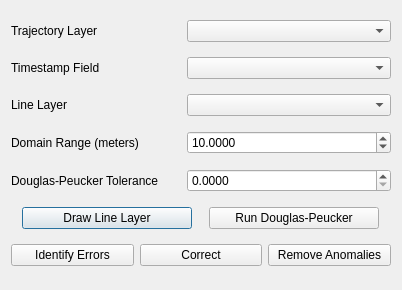
<?xml version="1.0" encoding="UTF-8"?>
<ui version="4.0">
 <class>Dialog</class>
 <widget class="QDialog" name="Dialog">
  <property name="windowModality">
   <enum>Qt::WindowModal</enum>
  </property>
  <property name="geometry">
   <rect>
    <x>0</x>
    <y>0</y>
    <width>402</width>
    <height>290</height>
   </rect>
  </property>
  <property name="windowTitle">
   <string>TrackOptimizer</string>
  </property>
  <layout class="QVBoxLayout" name="verticalLayout_2">
   <item>
    <layout class="QHBoxLayout" name="horizontalLayout_38">
     <item>
      <widget class="QLabel" name="labelTrackLayer_2">
       <property name="sizePolicy">
        <sizepolicy hsizetype="Maximum" vsizetype="Preferred">
         <horstretch>0</horstretch>
         <verstretch>0</verstretch>
        </sizepolicy>
       </property>
       <property name="maximumSize">
        <size>
         <width>170</width>
         <height>16777215</height>
        </size>
       </property>
       <property name="text">
        <string>Trajectory Layer</string>
       </property>
      </widget>
     </item>
     <item>
      <widget class="QgsMapLayerComboBox" name="pathAlignmentTrackLayer"/>
     </item>
    </layout>
   </item>
   <item>
    <layout class="QHBoxLayout" name="horizontalLayout_39">
     <item>
      <widget class="QLabel" name="labelTimestampField">
       <property name="sizePolicy">
        <sizepolicy hsizetype="Maximum" vsizetype="Preferred">
         <horstretch>0</horstretch>
         <verstretch>0</verstretch>
        </sizepolicy>
       </property>
       <property name="maximumSize">
        <size>
         <width>170</width>
         <height>16777215</height>
        </size>
       </property>
       <property name="text">
        <string>Timestamp Field</string>
       </property>
      </widget>
     </item>
     <item>
      <widget class="QgsFieldComboBox" name="pathAlignmentTimestampField"/>
     </item>
    </layout>
   </item>
   <item>
    <layout class="QHBoxLayout" name="horizontalLayout_41">
     <item>
      <widget class="QLabel" name="labelTrackLayer">
       <property name="sizePolicy">
        <sizepolicy hsizetype="Maximum" vsizetype="Preferred">
         <horstretch>0</horstretch>
         <verstretch>0</verstretch>
        </sizepolicy>
       </property>
       <property name="maximumSize">
        <size>
         <width>170</width>
         <height>16777215</height>
        </size>
       </property>
       <property name="text">
        <string>Line Layer</string>
       </property>
      </widget>
     </item>
     <item>
      <widget class="QgsMapLayerComboBox" name="pathAlignmentLineLayer"/>
     </item>
    </layout>
   </item>
   <item>
    <layout class="QHBoxLayout" name="horizontalLayout_42">
     <item>
      <widget class="QLabel" name="labelDomainRange">
       <property name="sizePolicy">
        <sizepolicy hsizetype="Maximum" vsizetype="Preferred">
         <horstretch>100</horstretch>
         <verstretch>0</verstretch>
        </sizepolicy>
       </property>
       <property name="maximumSize">
        <size>
         <width>170</width>
         <height>16777215</height>
        </size>
       </property>
       <property name="text">
        <string>Domain Range (meters)</string>
       </property>
      </widget>
     </item>
     <item>
      <widget class="QgsDoubleSpinBox" name="pathAlignmentSpinBox">
       <property name="decimals">
        <number>4</number>
       </property>
       <property name="maximum">
        <double>10000000000000000000.000000000000000</double>
       </property>
       <property name="singleStep">
        <double>1.000000000000000</double>
       </property>
       <property name="value">
        <double>10.000000000000000</double>
       </property>
      </widget>
     </item>
    </layout>
   </item>
   <item>
    <layout class="QHBoxLayout" name="horizontalLayout_43">
     <item>
      <widget class="QLabel" name="labelDouglasPeuckerTolerance">
       <property name="sizePolicy">
        <sizepolicy hsizetype="Maximum" vsizetype="Preferred">
         <horstretch>0</horstretch>
         <verstretch>0</verstretch>
        </sizepolicy>
       </property>
       <property name="maximumSize">
        <size>
         <width>170</width>
         <height>16777215</height>
        </size>
       </property>
       <property name="text">
        <string>Douglas-Peucker Tolerance </string>
       </property>
      </widget>
     </item>
     <item>
      <widget class="QDoubleSpinBox" name="toleranceSpinBox">
       <property name="decimals">
        <number>4</number>
       </property>
       <property name="minimum">
        <double>0.000000000000000</double>
       </property>
       <property name="maximum">
        <double>1.000000000000000</double>
       </property>
       <property name="singleStep">
        <double>0.010000000000000</double>
       </property>
      </widget>
     </item>
    </layout>
   </item>
   <item>
    <layout class="QHBoxLayout" name="horizontalLayout_44">
     <item>
      <widget class="QPushButton" name="drawLineLayerButton">
       <property name="sizePolicy">
        <sizepolicy hsizetype="Maximum" vsizetype="Fixed">
         <horstretch>0</horstretch>
         <verstretch>0</verstretch>
        </sizepolicy>
       </property>
       <property name="maximumSize">
        <size>
         <width>170</width>
         <height>16777215</height>
        </size>
       </property>
       <property name="font">
        <font>
         <kerning>true</kerning>
        </font>
       </property>
       <property name="layoutDirection">
        <enum>Qt::LeftToRight</enum>
       </property>
       <property name="text">
        <string>Draw Line Layer</string>
       </property>
      </widget>
     </item>
     <item>
      <widget class="QPushButton" name="douglasPeuckerButton">
       <property name="sizePolicy">
        <sizepolicy hsizetype="Maximum" vsizetype="Fixed">
         <horstretch>0</horstretch>
         <verstretch>0</verstretch>
        </sizepolicy>
       </property>
       <property name="maximumSize">
        <size>
         <width>170</width>
         <height>16777215</height>
        </size>
       </property>
       <property name="text">
        <string>Run Douglas-Peucker</string>
       </property>
      </widget>
     </item>
    </layout>
   </item>
   <item>
    <layout class="QHBoxLayout" name="horizontalLayout_45">
     <item>
      <widget class="QPushButton" name="pathAlignmentErrorsButton">
       <property name="text">
        <string>Identify Errors</string>
       </property>
       <property name="checkable">
        <bool>false</bool>
       </property>
      </widget>
     </item>
     <item>
      <widget class="QPushButton" name="pathAlignmentCorrectButton">
       <property name="sizePolicy">
        <sizepolicy hsizetype="Maximum" vsizetype="Fixed">
         <horstretch>0</horstretch>
         <verstretch>0</verstretch>
        </sizepolicy>
       </property>
       <property name="maximumSize">
        <size>
         <width>170</width>
         <height>16777215</height>
        </size>
       </property>
       <property name="text">
        <string>Correct</string>
       </property>
      </widget>
     </item>
     <item>
      <widget class="QPushButton" name="pathAlignmentRemoveAnomalies">
       <property name="text">
        <string>Remove Anomalies</string>
       </property>
      </widget>
     </item>
    </layout>
   </item>
  </layout>
 </widget>
 <customwidgets>
  <customwidget>
   <class>QgsDoubleSpinBox</class>
   <extends>QDoubleSpinBox</extends>
   <header>qgsdoublespinbox.h</header>
  </customwidget>
  <customwidget>
   <class>QgsFieldComboBox</class>
   <extends>QComboBox</extends>
   <header>qgsfieldcombobox.h</header>
  </customwidget>
  <customwidget>
   <class>QgsMapLayerComboBox</class>
   <extends>QComboBox</extends>
   <header>qgsmaplayercombobox.h</header>
  </customwidget>
 </customwidgets>
 <resources/>
 <connections/>
</ui>
